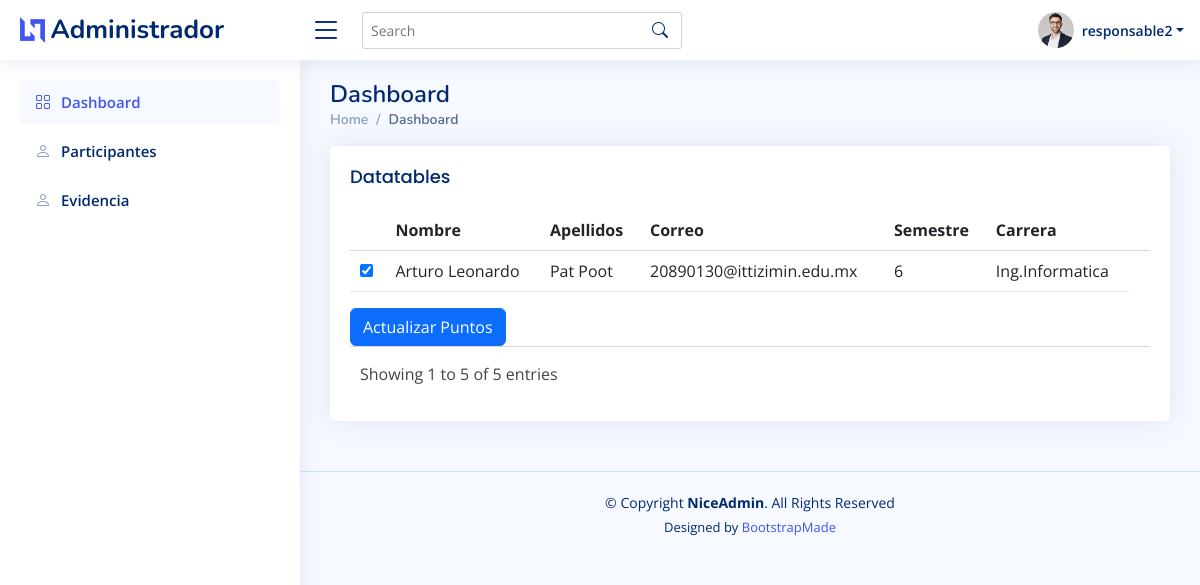
The app's page /responsables/participantes.php (signed in) with its own data.
### tables this page shows
CREATE TABLE `adminsresponsables` (
  `id` int(11) NOT NULL,
  `nombre` varchar(200) NOT NULL,
  `correo` varchar(200) NOT NULL,
  `contrasena` varchar(200) NOT NULL,
  `tipo_usuario` varchar(200) NOT NULL DEFAULT 'usuario',
  `imgperfil` varchar(200) NOT NULL
);

CREATE TABLE `alumnos` (
  `id` int(11) NOT NULL,
  `nombres` varchar(200) NOT NULL,
  `apellidos` varchar(200) NOT NULL,
  `correo` varchar(200) NOT NULL,
  `semestre` int(11) NOT NULL,
  `carrera` varchar(200) NOT NULL,
  `contrasena` varchar(200) NOT NULL,
  `puntos` int(11) NOT NULL,
  `imgperfil` varchar(200) NOT NULL
);

### responsables/participantes.php (the view, shortened to what this page needs)
<!DOCTYPE html>
<html lang="en">
<head>
    <link href="../assets/vendor/bootstrap/css/bootstrap.min.css" rel="stylesheet">
    <link href="../assets/vendor/bootstrap-icons/bootstrap-icons.css" rel="stylesheet">
    <link href="../assets/vendor/boxicons/css/boxicons.min.css" rel="stylesheet">
    <link href="../assets/vendor/quill/quill.snow.css" rel="stylesheet">
    <link href="../assets/vendor/quill/quill.bubble.css" rel="stylesheet">
    <link href="../assets/vendor/remixicon/remixicon.css" rel="stylesheet">
    <link href="../assets/vendor/simple-datatables/style.css" rel="stylesheet">
    <link href="../assets/css/style.css" rel="stylesheet">
</head>
<body>
    <?php
    @include '../config.php';
    $id_admin = $_SESSION['id_usuario'];
    $sql = "SELECT id, nombre, correo, tipo_usuario FROM adminsresponsables WHERE id = ?";
    $stmt = $conn->prepare($sql);
    $stmt->bind_param("i", $id_admin);
    $stmt->execute();
    $stmt->bind_result($id, $nombre, $correo, $tipo_usuario);
    ?>
    <header id="header" class="header fixed-top d-flex align-items-center ">
        <div class="d-flex align-items-center justify-content-between">
            <a href="index.html" class="logo d-flex align-items-center">
                <img src="../assets/img/logo.png" alt="">
                <span class="d-none d-lg-block">Administrador</span>
            </a>
            <i class="bi bi-list toggle-sidebar-btn"></i>
        </div>
        <div class="search-bar">
            <form class="search-form d-flex align-items-center" method="POST" action="#">
                <input type="text" name="query" placeholder="Search" title="Enter search keyword">
                <button type="submit" title="Search"><i class="bi bi-search"></i></button>
            </form>
        </div>
        <nav class="header-nav ms-auto">
            <ul class="d-flex align-items-center">
                <li class="nav-item dropdown pe-3">
                    <a class="nav-link nav-profile d-flex align-items-center pe-0" href="#" data-bs-toggle="dropdown">
                        <img src="../assets/img/profile-img.jpg" alt="Profile" class="rounded-circle">
                        <span class="d-none d-md-block dropdown-toggle ps-2"><?php echo $nombre; ?></span>
                    </a>
                </li>
            </ul>
        </nav>
    </header>
    <aside id="sidebar" class="sidebar">
        <ul class="sidebar-nav" id="sidebar-nav">
            <li class="nav-item">
                <a class="nav-link " href="responsables.php">
                    <i class="bi bi-grid"></i>
                    <span>Dashboard</span>
                </a>
            </li>
            <li class="nav-item">
                <a class="nav-link collapsed" href="participantes.php">
                    <i class="bi bi-person"></i>
                    <span>Participantes</span>
                </a>
            </li>
            <li class="nav-item">
                <a class="nav-link collapsed" href="evidencias.php">
                    <i class="bi bi-person"></i>
                    <span>Evidencia</span>
                </a>
            </li>
        </ul>
    </aside>
    <main id="main" class="main">
        <div class="pagetitle">
            <h1>Dashboard</h1>
            <nav>
                <ol class="breadcrumb">
                    <li class="breadcrumb-item"><a href="login_form.php">Home</a></li>
                    <li class="breadcrumb-item active">Dashboard</li>
                </ol>
            </nav>
        </div>
        <div class="row">
            <div class="col-lg-12">
                <div class="card">
                    <div class="card-body">
                        <h5 class="card-title">Datatables</h5>
                        <div class="datatable-wrapper datatable-loading no-footer sortable searchable fixed-columns">
                            <div class="datatable-container">
                                <?php
                                $id_responsable = $id_admin;
                                $sql = "SELECT alumnos.id, alumnos.nombres, alumnos.apellidos, alumnos.correo,alumnos.semestre,alumnos.carrera
        FROM alumnos
        INNER JOIN registroactividades ON alumnos.id = registroactividades.id_alumno
        WHERE registroactividades.id_responsable = $id_responsable";
                                $result = $conn->query($sql);
                                if ($result->num_rows > 0) {
                                    echo '<form method="POST">';
                                    echo '<table class="table datatable datatable-table">';
                                    echo '<thead>';
                                    echo '<tr>';
                                    echo '<th></th>';
                                    echo '<th data-sortable="true"><a href="#">Nombre</a></th>';
                                    echo '<th data-sortable="true"><a href="#">Apellidos</a></th>';
                                    echo '<th data-sortable="true"><a href="#">Correo</a></th>';
                                    echo '<th data-sortable="true"><a href="#">Semestre</a></th>';
                                    echo '<th data-sortable="true"><a href="#">Carrera</a></th>';
                                    echo '<th></th>';
                                    echo '</tr>';
                                    echo '</thead>';
                                    echo '<tbody>';
                                    $formularioEnviado = $_SERVER["REQUEST_METHOD"] == "POST";
                                    while ($row = $result->fetch_assoc()) {
                                        echo '<tr>';
                                        echo '<td><input name="checkbox_nombre[]" checked type="checkbox" value="' . $row["id"] . '"';
                                        if ($formularioEnviado) {
                                            echo ' disabled';
                                        }
                                        echo '></td>';
                                        echo '<td>' . $row["nombres"] . '</td>';
                                        echo '<td>' . $row["apellidos"] . '</td>';
                                        echo '<td>' . $row["correo"] . '</td>';
                                        echo '<td>' . $row["semestre"] . '</td>';
                                        echo '<td>' . $row["carrera"] . '</td>';
                                        echo '</tr>';
                                    }
                                    echo '</tbody>';
                                    echo '</table>';
                                    echo '<button type="submit" class="btn btn-primary">Actualizar Puntos</button>';
                                    echo '</form>';
                                } else {
                                    echo "No hay alumnos inscritos en la actividad del responsable.";
                                }
                                ?>
                            </div>
                            <div class="datatable-bottom">
                                <div class="datatable-info">Showing 1 to 5 of 5 entries</div>
                            </div>
                        </div>
                    </div>
                </div>
            </div>
        </div>
    </main>
    <footer id="footer" class="footer">
        <div class="copyright">
            &copy; Copyright <strong><span>NiceAdmin</span></strong>. All Rights Reserved
        </div>
        <div class="credits">
            Designed by <a href="https://bootstrapmade.com/">BootstrapMade</a>
        </div>
    </footer>
</body>
</html>

### assets/css/style.css (style rules this page uses)
:root { scroll-behavior: smooth; }
body { font-family: "Open Sans", sans-serif; background: #f6f9ff; color: #444444; }
a { color: #4154f1; text-decoration: none; }
h1, h2, h3, h4, h5, h6 { font-family: "Nunito", sans-serif; }
#main { margin-top: 60px; padding: 20px 30px; transition: all 0.3s; }
.pagetitle { margin-bottom: 10px; }
.pagetitle h1 { font-size: 24px; margin-bottom: 0; font-weight: 600; color: #012970; }
.card { margin-bottom: 30px; border: none; border-radius: 5px; box-shadow: 0px 0 30px rgba(1, 41, 112, 0.1); }
.card-title { padding: 20px 0 15px 0; font-size: 18px; font-weight: 500; color: #012970; font-family: "Poppins", sans-serif; }
.card-body { padding: 0 20px 20px 20px; }
.breadcrumb { font-size: 14px; font-family: "Nunito", sans-serif; color: #899bbd; font-weight: 600; }
.breadcrumb a { color: #899bbd; transition: 0.3s; }
.breadcrumb .breadcrumb-item::before { color: #899bbd; }
.breadcrumb .active { color: #51678f; font-weight: 600; }
.logo { line-height: 1; }
@media (min-width: 1200px) { .logo { width: 280px; } }
.logo img { max-height: 26px; margin-right: 6px; }
.logo span { font-size: 26px; font-weight: 700; color: #012970; font-family: "Nunito", sans-serif; }
.header { transition: all 0.5s; z-index: 997; height: 60px; box-shadow: 0px 2px 20px rgba(1, 41, 112, 0.1); background-color: #fff; padding-left: 20px; }
.header .toggle-sidebar-btn { font-size: 32px; padding-left: 10px; cursor: pointer; color: #012970; }
.header .search-bar { min-width: 360px; padding: 0 20px; }
.header .search-form { width: 100%; }
.header .search-form input { border: 0; font-size: 14px; color: #012970; border: 1px solid rgba(1, 41, 112, 0.2); padding: 7px 38px 7px 8px; border-radius: 3px; transition: 0.3s; width: 100%; }
.header .search-form button { border: 0; padding: 0; margin-left: -30px; background: none; }
.header .search-form button i { color: #012970; }
.header-nav ul { list-style: none; }
.header-nav>ul { margin: 0; padding: 0; }
.header-nav .nav-profile { color: #012970; }
.header-nav .nav-profile img { max-height: 36px; }
.header-nav .nav-profile span { font-size: 14px; font-weight: 600; }
.sidebar { position: fixed; top: 60px; left: 0; bottom: 0; width: 300px; z-index: 996; transition: all 0.3s; padding: 20px; overflow-y: auto; scrollbar-width: thin; scrollbar-color: #aab7cf transparent; box-shadow: 0px 0px 20px rgba(1, 41, 112, 0.1); background-color: #fff; }
@media (min-width: 1200px) { #main, #footer { margin-left: 300px; } }
.sidebar-nav { padding: 0; margin: 0; list-style: none; }
.sidebar-nav li { padding: 0; margin: 0; list-style: none; }
.sidebar-nav .nav-item { margin-bottom: 5px; }
.sidebar-nav .nav-link { display: flex; align-items: center; font-size: 15px; font-weight: 600; color: #4154f1; transition: 0.3; background: #f6f9ff; padding: 10px 15px; border-radius: 4px; }
.sidebar-nav .nav-link i { font-size: 16px; margin-right: 10px; color: #4154f1; }
.sidebar-nav .nav-link.collapsed { color: #012970; background: #fff; }
.sidebar-nav .nav-link.collapsed i { color: #899bbd; }
.footer { padding: 20px 0; font-size: 14px; transition: all 0.3s; border-top: 1px solid #cddfff; }
.footer .copyright { text-align: center; color: #012970; }
.footer .credits { padding-top: 5px; text-align: center; font-size: 13px; color: #012970; }

### records on screen
adminsresponsables: nombre "responsable2"
alumnos: nombres "Arturo Leonardo", apellidos "Pat Poot", correo "20890130@ittizimin.edu.mx", semestre "6", carrera "Ing.Informatica"
